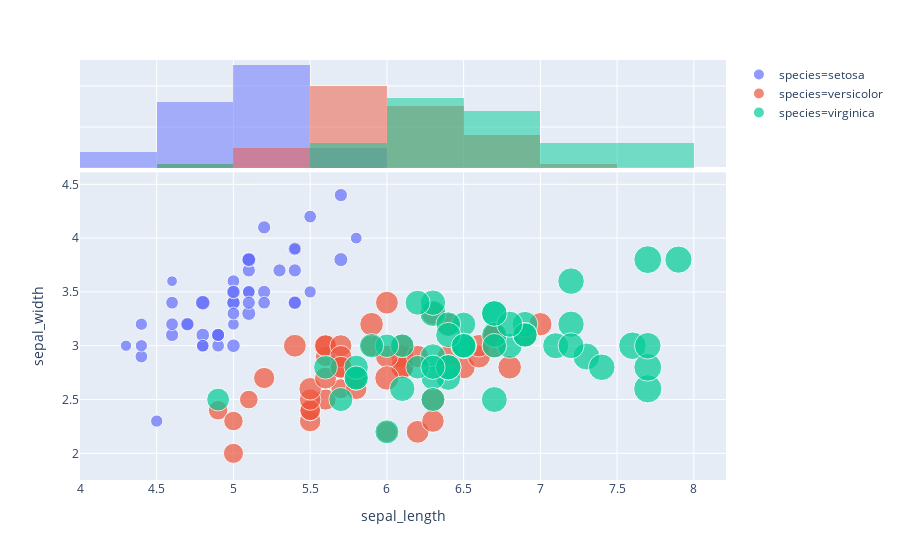

Notebook source saved alongside this figure:
### Code cell
fig = px.scatter(df, x=df.sepal_length, y=df.sepal_width, color=df.species, size=df.petal_length, marginal_x="histogram")
fig.show()

### Figure 1 — Plotly figure (JSON) as saved in the notebook; plotly's stock layout.template omitted (floating-point values rounded to 4 significant figures)
{"data": [{"hoverlabel": {"namelength": 0}, "hovertemplate": "species=setosa<br>sepal_length=%{x}<br>sepal_width=%{y}<br>petal_length=%{marker.size}", "legendgroup": "species=setosa", "marker": {"color": "#636efa", "size": [1.4, 1.4, 1.3, 1.5, 1.4, 1.7, 1.4, 1.5, 1.4, 1.5, 1.5, 1.6, 1.4, 1.1, 1.2, 1.5, 1.3, 1.4, 1.7, 1.5, 1.7, 1.5, 1, 1.7, 1.9, 1.6, 1.6, 1.5, 1.4, 1.6, 1.6, 1.5, 1.5, 1.4, 1.5, 1.2, 1.3, 1.5, 1.3, 1.5, 1.3, 1.3, 1.3, 1.6, 1.9, 1.4, 1.6, 1.4, 1.5, 1.4], "sizemode": "area", "sizeref": 0.01725, "symbol": "circle"}, "mode": "markers", "name": "species=setosa", "showlegend": true, "type": "scatter", "x": [5.1, 4.9, 4.7, 4.6, 5, 5.4, 4.6, 5, 4.4, 4.9, 5.4, 4.8, 4.8, 4.3, 5.8, 5.7, 5.4, 5.1, 5.7, 5.1, 5.4, 5.1, 4.6, 5.1, 4.8, 5, 5, 5.2, 5.2, 4.7, 4.8, 5.4, 5.2, 5.5, 4.9, 5, 5.5, 4.9, 4.4, 5.1, 5, 4.5, 4.4, 5, 5.1, 4.8, 5.1, 4.6, 5.3, 5], "xaxis": "x", "y": [3.5, 3, 3.2, 3.1, 3.6, 3.9, 3.4, 3.4, 2.9, 3.1, 3.7, 3.4, 3, 3, 4, 4.4, 3.9, 3.5, 3.8, 3.8, 3.4, 3.7, 3.6, 3.3, 3.4, 3, 3.4, 3.5, 3.4, 3.2, 3.1, 3.4, 4.1, 4.2, 3.1, 3.2, 3.5, 3.1, 3, 3.4, 3.5, 2.3, 3.2, 3.5, 3.8, 3, 3.8, 3.2, 3.7, 3.3], "yaxis": "y"}, {"alignmentgroup": "True", "bingroup": "x", "hoverlabel": {"namelength": 0}, "hovertemplate": "species=setosa<br>sepal_length=%{x}<br>count=%{y}", "legendgroup": "species=setosa", "marker": {"color": "#636efa"}, "name": "species=setosa", "offsetgroup": "species=setosa", "opacity": 0.5, "showlegend": false, "type": "histogram", "x": [5.1, 4.9, 4.7, 4.6, 5, 5.4, 4.6, 5, 4.4, 4.9, 5.4, 4.8, 4.8, 4.3, 5.8, 5.7, 5.4, 5.1, 5.7, 5.1, 5.4, 5.1, 4.6, 5.1, 4.8, 5, 5, 5.2, 5.2, 4.7, 4.8, 5.4, 5.2, 5.5, 4.9, 5, 5.5, 4.9, 4.4, 5.1, 5, 4.5, 4.4, 5, 5.1, 4.8, 5.1, 4.6, 5.3, 5], "xaxis": "x2", "yaxis": "y2"}, {"hoverlabel": {"namelength": 0}, "hovertemplate": "species=versicolor<br>sepal_length=%{x}<br>sepal_width=%{y}<br>petal_length=%{marker.size}", "legendgroup": "species=versicolor", "marker": {"color": "#EF553B", "size": [4.7, 4.5, 4.9, 4, 4.6, 4.5, 4.7, 3.3, 4.6, 3.9, 3.5, 4.2, 4, 4.7, 3.6, 4.4, 4.5, 4.1, 4.5, 3.9, 4.8, 4, 4.9, 4.7, 4.3, 4.4, 4.8, 5, 4.5, 3.5, 3.8, 3.7, 3.9, 5.1, 4.5, 4.5, 4.7, 4.4, 4.1, 4, 4.4, 4.6, 4, 3.3, 4.2, 4.2, 4.2, 4.3, 3, 4.1], "sizemode": "area", "sizeref": 0.01725, "symbol": "circle"}, "mode": "markers", "name": "species=versicolor", "showlegend": true, "type": "scatter", "x": [7, 6.4, 6.9, 5.5, 6.5, 5.7, 6.3, 4.9, 6.6, 5.2, 5, 5.9, 6, 6.1, 5.6, 6.7, 5.6, 5.8, 6.2, 5.6, 5.9, 6.1, 6.3, 6.1, 6.4, 6.6, 6.8, 6.7, 6, 5.7, 5.5, 5.5, 5.8, 6, 5.4, 6, 6.7, 6.3, 5.6, 5.5, 5.5, 6.1, 5.8, 5, 5.6, 5.7, 5.7, 6.2, 5.1, 5.7], "xaxis": "x", "y": [3.2, 3.2, 3.1, 2.3, 2.8, 2.8, 3.3, 2.4, 2.9, 2.7, 2, 3, 2.2, 2.9, 2.9, 3.1, 3, 2.7, 2.2, 2.5, 3.2, 2.8, 2.5, 2.8, 2.9, 3, 2.8, 3, 2.9, 2.6, 2.4, 2.4, 2.7, 2.7, 3, 3.4, 3.1, 2.3, 3, 2.5, 2.6, 3, 2.6, 2.3, 2.7, 3, 2.9, 2.9, 2.5, 2.8], "yaxis": "y"}, {"alignmentgroup": "True", "bingroup": "x", "hoverlabel": {"namelength": 0}, "hovertemplate": "species=versicolor<br>sepal_length=%{x}<br>count=%{y}", "legendgroup": "species=versicolor", "marker": {"color": "#EF553B"}, "name": "species=versicolor", "offsetgroup": "species=versicolor", "opacity": 0.5, "showlegend": false, "type": "histogram", "x": [7, 6.4, 6.9, 5.5, 6.5, 5.7, 6.3, 4.9, 6.6, 5.2, 5, 5.9, 6, 6.1, 5.6, 6.7, 5.6, 5.8, 6.2, 5.6, 5.9, 6.1, 6.3, 6.1, 6.4, 6.6, 6.8, 6.7, 6, 5.7, 5.5, 5.5, 5.8, 6, 5.4, 6, 6.7, 6.3, 5.6, 5.5, 5.5, 6.1, 5.8, 5, 5.6, 5.7, 5.7, 6.2, 5.1, 5.7], "xaxis": "x2", "yaxis": "y2"}, {"hoverlabel": {"namelength": 0}, "hovertemplate": "species=virginica<br>sepal_length=%{x}<br>sepal_width=%{y}<br>petal_length=%{marker.size}", "legendgroup": "species=virginica", "marker": {"color": "#00cc96", "size": [6, 5.1, 5.9, 5.6, 5.8, 6.6, 4.5, 6.3, 5.8, 6.1, 5.1, 5.3, 5.5, 5, 5.1, 5.3, 5.5, 6.7, 6.9, 5, 5.7, 4.9, 6.7, 4.9, 5.7, 6, 4.8, 4.9, 5.6, 5.8, 6.1, 6.4, 5.6, 5.1, 5.6, 6.1, 5.6, 5.5, 4.8, 5.4, 5.6, 5.1, 5.1, 5.9, 5.7, 5.2, 5, 5.2, 5.4, 5.1], "sizemode": "area", "sizeref": 0.01725, "symbol": "circle"}, "mode": "markers", "name": "species=virginica", "showlegend": true, "type": "scatter", "x": [6.3, 5.8, 7.1, 6.3, 6.5, 7.6, 4.9, 7.3, 6.7, 7.2, 6.5, 6.4, 6.8, 5.7, 5.8, 6.4, 6.5, 7.7, 7.7, 6, 6.9, 5.6, 7.7, 6.3, 6.7, 7.2, 6.2, 6.1, 6.4, 7.2, 7.4, 7.9, 6.4, 6.3, 6.1, 7.7, 6.3, 6.4, 6, 6.9, 6.7, 6.9, 5.8, 6.8, 6.7, 6.7, 6.3, 6.5, 6.2, 5.9], "xaxis": "x", "y": [3.3, 2.7, 3, 2.9, 3, 3, 2.5, 2.9, 2.5, 3.6, 3.2, 2.7, 3, 2.5, 2.8, 3.2, 3, 3.8, 2.6, 2.2, 3.2, 2.8, 2.8, 2.7, 3.3, 3.2, 2.8, 3, 2.8, 3, 2.8, 3.8, 2.8, 2.8, 2.6, 3, 3.4, 3.1, 3, 3.1, 3.1, 3.1, 2.7, 3.2, 3.3, 3, 2.5, 3, 3.4, 3], "yaxis": "y"}, {"alignmentgroup": "True", "bingroup": "x", "hoverlabel": {"namelength": 0}, "hovertemplate": "species=virginica<br>sepal_length=%{x}<br>count=%{y}", "legendgroup": "species=virginica", "marker": {"color": "#00cc96"}, "name": "species=virginica", "offsetgroup": "species=virginica", "opacity": 0.5, "showlegend": false, "type": "histogram", "x": [6.3, 5.8, 7.1, 6.3, 6.5, 7.6, 4.9, 7.3, 6.7, 7.2, 6.5, 6.4, 6.8, 5.7, 5.8, 6.4, 6.5, 7.7, 7.7, 6, 6.9, 5.6, 7.7, 6.3, 6.7, 7.2, 6.2, 6.1, 6.4, 7.2, 7.4, 7.9, 6.4, 6.3, 6.1, 7.7, 6.3, 6.4, 6, 6.9, 6.7, 6.9, 5.8, 6.8, 6.7, 6.7, 6.3, 6.5, 6.2, 5.9], "xaxis": "x2", "yaxis": "y2"}], "layout": {"autosize": true, "barmode": "overlay", "legend": {"itemsizing": "constant", "tracegroupgap": 0}, "margin": {"t": 60}, "xaxis": {"anchor": "y", "autorange": true, "domain": [0, 1], "range": [4, 8.173], "title": {"text": "sepal_length"}, "type": "linear"}, "xaxis2": {"anchor": "y2", "autorange": true, "domain": [0, 1], "matches": "x", "range": [4, 8.173], "showgrid": true, "showticklabels": false, "type": "linear"}, "yaxis": {"anchor": "x", "autorange": true, "domain": [0, 0.7326], "range": [1.708, 4.642], "title": {"text": "sepal_width"}, "type": "linear"}, "yaxis2": {"anchor": "x2", "autorange": true, "domain": [0.7426, 1], "matches": "y2", "range": [0, 26.32], "showgrid": true, "showline": false, "showticklabels": false, "ticks": ""}}}
